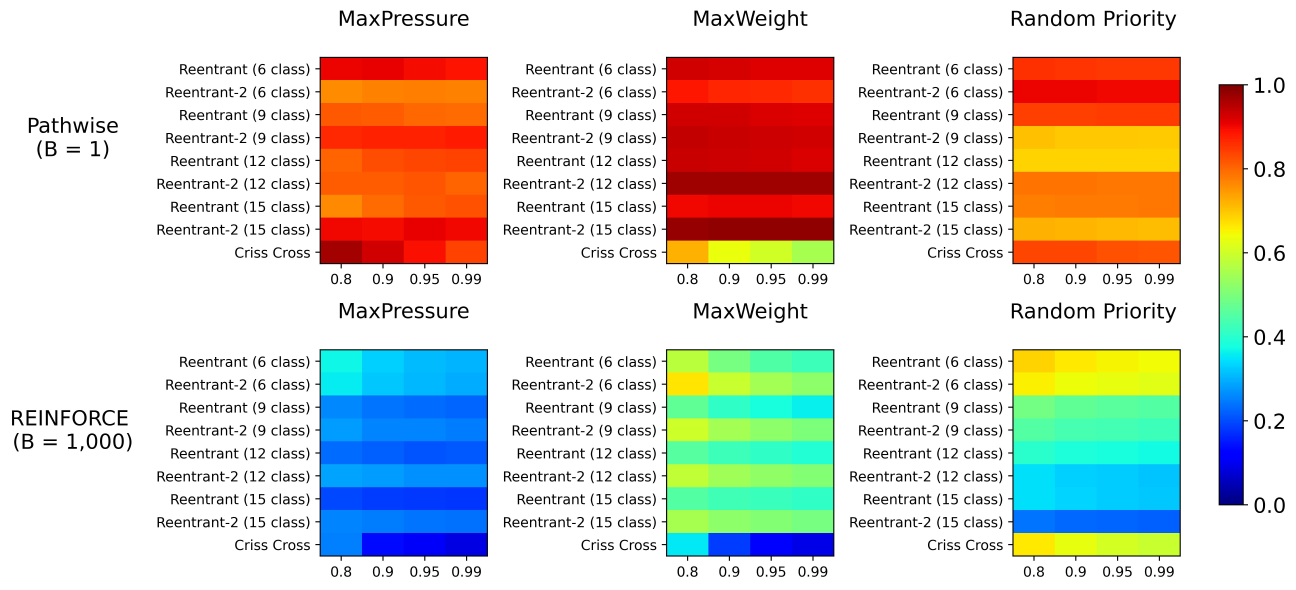
#> input picture differentiable-queueing/literature/arxiv_sources/che2024differentiable/plot/gradient_eval/gradient_comparsion_policy.jpg, 6480 x 2946 px (shown at 1/5 size)
$ python extract_paper_values.py
#> lines starting #> are read from the running program, lines starting #| are printed output that depends on the picture; after the words box and inside, x2 and y2 are one past the last pixel; in counts of white or black regions, pixels touching at a corner belong together
"""Numerically extract the paper's Figure 8 cell values by inverting the jet
colormap on the original high-res jpg (6480x2946). Panels are auto-detected by
projecting the colored-pixel mask; each panel is split into 9 rows x 4 cols and
the median color of each cell's central region is mapped to a value via
nearest-neighbor lookup in the jet LUT."""
import json
import os

import matplotlib
matplotlib.use('Agg')
import matplotlib.pyplot as plt
import numpy as np

HERE = os.path.dirname(os.path.abspath(__file__))
IMG = os.path.join(HERE, '..', '..', 'literature', 'arxiv_sources',
                   'che2024differentiable', 'plot', 'gradient_eval',
                   'gradient_comparsion_policy.jpg')
OUT = os.path.join(HERE, '..', '..', 'results', 'ask1', 'paper_fig8_values.json')

ROW_LABELS = ['Reentrant (6)', 'Reentrant-2 (6)', 'Reentrant (9)', 'Reentrant-2 (9)',
              'Reentrant (12)', 'Reentrant-2 (12)', 'Reentrant (15)', 'Reentrant-2 (15)',
              'Criss Cross']
RHOS = ['0.8', '0.9', '0.95', '0.99']
PANELS = [('pw', 'sMP'), ('pw', 'sMW'), ('pw', 'sPR'),
          ('rf', 'sMP'), ('rf', 'sMW'), ('rf', 'sPR')]


def bands(profile, min_gap, thresh_frac=0.15):
    on = profile > profile.max() * thresh_frac
    edges = np.flatnonzero(np.diff(on.astype(int)))
    if on[0]:
        edges = np.r_[0, edges]
    if on[-1]:
        edges = np.r_[edges, len(on) - 1]
    spans = [(edges[i], edges[i + 1]) for i in range(0, len(edges) - 1, 2)]
    # merge close spans
    merged = []
    for a, b in spans:
        if merged and a - merged[-1][1] < min_gap:
            merged[-1] = (merged[-1][0], b)
        else:
            merged.append((a, b))
    return merged


def main():
    img = plt.imread(IMG).astype(float)
    r, g, b = img[..., 0], img[..., 1], img[..., 2]
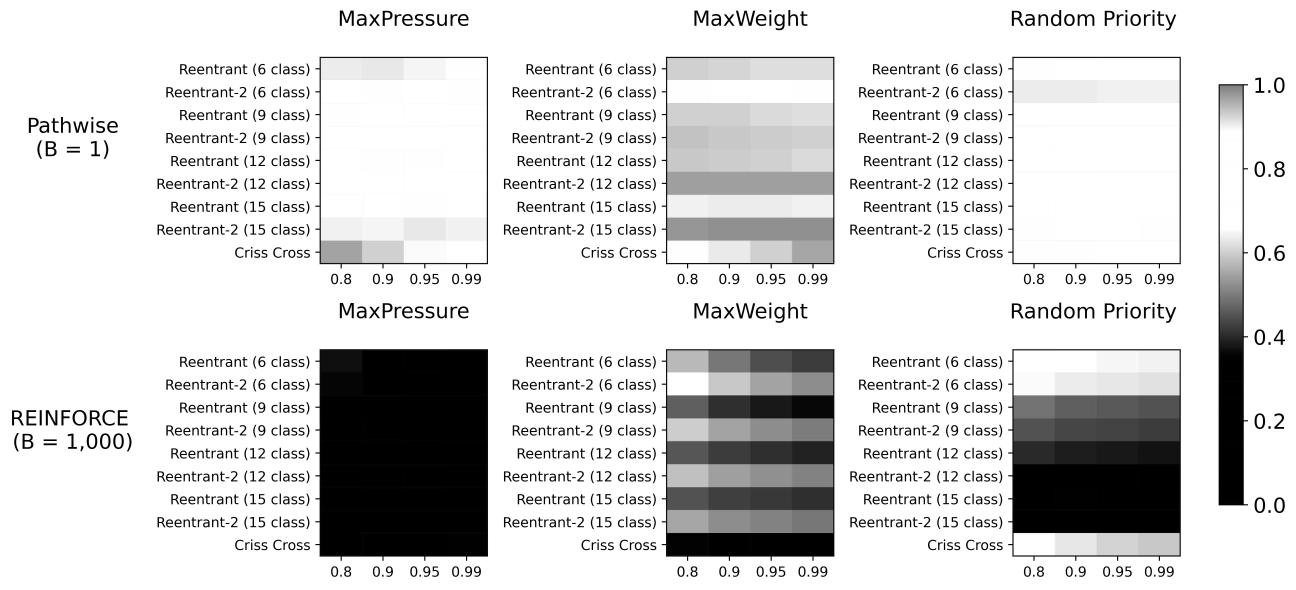
#> r: shape (2946, 6480) float64 (shown at 1/5 size); min 0, max 255, mean 213.9
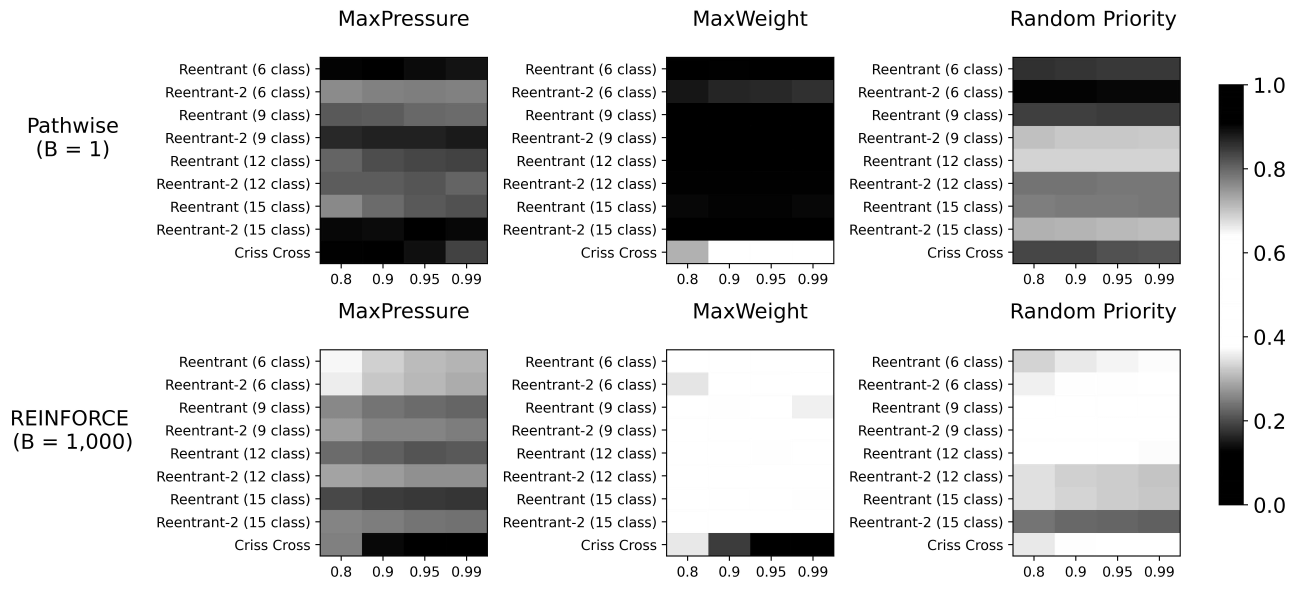
#> g: shape (2946, 6480) float64 (shown at 1/5 size); min 0, max 255, mean 208.9
    mx = np.maximum(np.maximum(r, g), b)
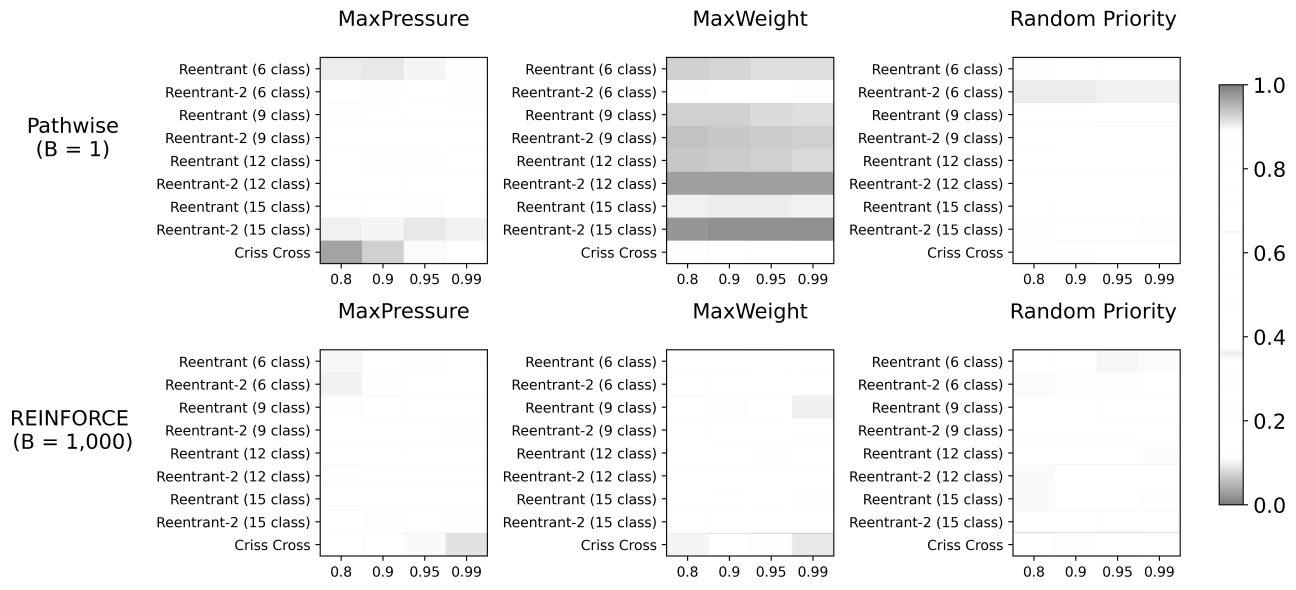
#> mx: shape (2946, 6480) float64 (shown at 1/5 size); min 0, max 255, mean 240.5
    mn = np.minimum(np.minimum(r, g), b)
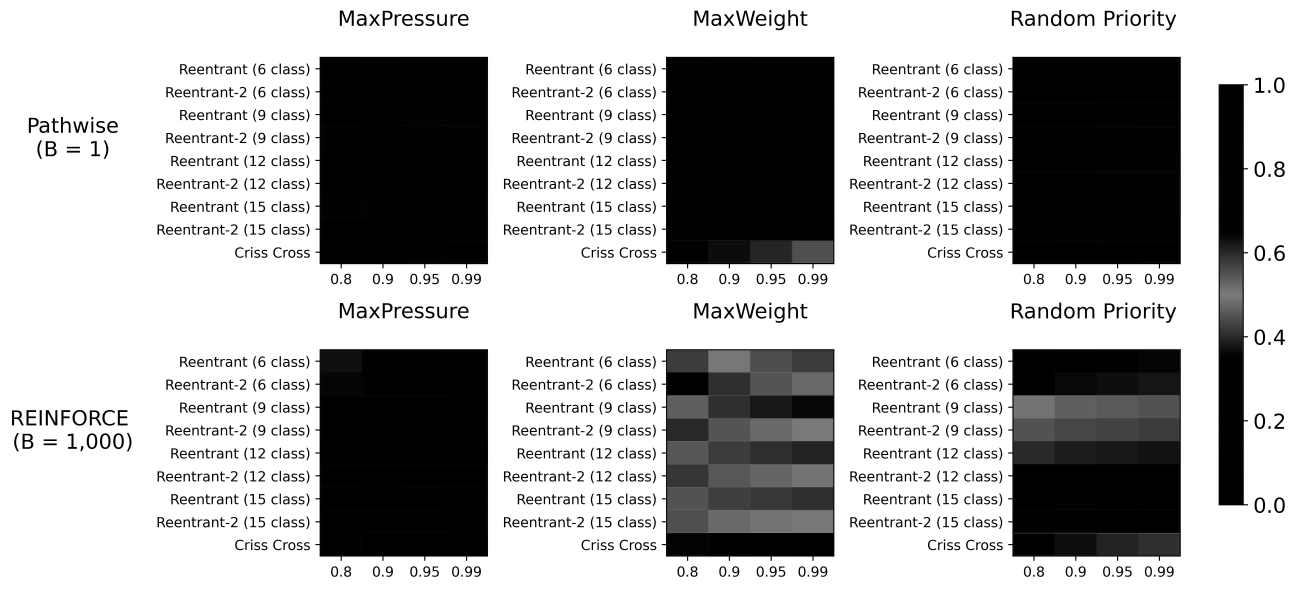
#> mn: shape (2946, 6480) float64 (shown at 1/5 size); min 0, max 255, mean 176.5
    colored = (mx - mn > 60) & (mx > 60)   # saturated & not near-black
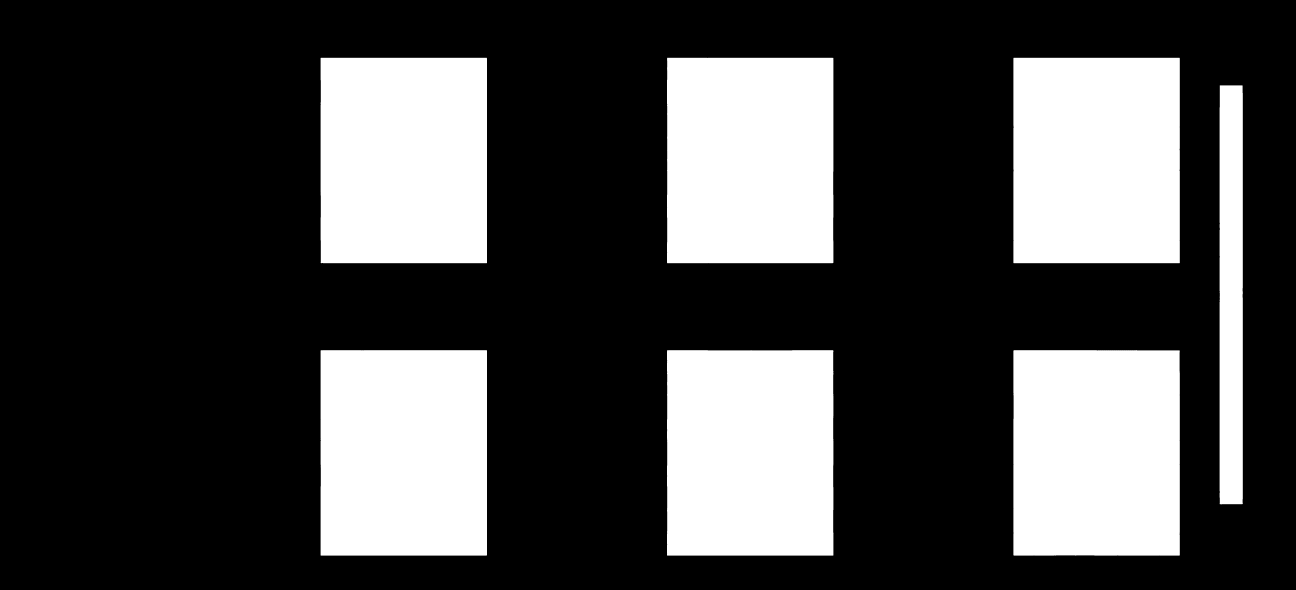
#> colored: shape (2946, 6480) bool (shown at 1/5 size); 28.1% white; 7 white regions, largest, box (x1, y1, x2, y2) and area: (5067, 289, 5899, 1316) 854419, (1603, 1751, 2435, 2778) 854339, (1603, 289, 2435, 1316) 854114
    # exclude colorbar: rightmost colored column band
    col_prof = colored.sum(0)
#> col_prof = 6480 values, max 2095 at index 6101, min 0 at index 0, mean 828
    xb = bands(col_prof, min_gap=80)
#> in bands, `edges = np.flatnonzero(np.diff(on.astype(int)))`: edges = [1602, 2434, 3334, 4166, 5066, 5898, 6097, 6213]
#> in bands, `spans = [(edges[i], edges[i + 1]) for i in range(0, len(edges) - 1, 2)]`: spans = [(1602, 2434), (3334, 4166), (5066, 5898), (6097, 6213)]
#> the loop in bands, `for a, b in spans:` made 4 passes
#> after the loop in bands, `for a, b in spans:`: merged has the same summary as spans
#> xb has the same summary as spans in bands
    xb = [s for s in xb if s[1] - s[0] > 300]           # drop thin bands (colorbar)
#> xb = [(1602, 2434), (3334, 4166), (5066, 5898)]
    row_prof = colored[:, xb[0][0]:xb[-1][1]].sum(1)
#> row_prof = 2946 values, max 2496 at index 2667, min 0 at index 0, mean 1738.3
    yb = bands(row_prof, min_gap=120)
#> the loop in bands (call 2), `for a, b in spans:` made 2 passes
#> (a, b) on passes 1 to 2: (288, 1315), (1750, 2777)
#> yb = [(288, 1315), (1750, 2777)]
    yb = [s for s in yb if s[1] - s[0] > 300]
    assert len(xb) == 3 and len(yb) == 2, (xb, yb)

    jet = plt.get_cmap('jet')(np.linspace(0, 1, 256))[:, :3] * 255

    def invert(rgb):
        return float(np.argmin(((jet - rgb) ** 2).sum(1)) / 255.0)

    values = {}
    for pi, (est_pol, (x0, x1), (y0, y1)) in enumerate(
            [(PANELS[j * 3 + i], xb[i], yb[j]) for j in range(2) for i in range(3)]):
        est, pol = est_pol
        H, W = y1 - y0, x1 - x0
        for ri, rlab in enumerate(ROW_LABELS):
            for ci, rho in enumerate(RHOS):
                cy = y0 + int((ri + 0.5) / 9 * H)
                cx = x0 + int((ci + 0.5) / 4 * W)
                patch = img[cy - H // 40: cy + H // 40, cx - W // 30: cx + W // 30]
                pr, pg, pb = patch[..., 0], patch[..., 1], patch[..., 2]
                pmx = np.maximum(np.maximum(pr, pg), pb)
                pmn = np.minimum(np.minimum(pr, pg), pb)
                sel = (pmx - pmn > 60) & (pmx > 60)     # drop text/grid pixels
                if sel.sum() < 10:
                    values[f'{est}|{pol}|{rlab}|{rho}'] = None
                    continue
                med = np.median(patch[sel].reshape(-1, 3), axis=0)
                values[f'{est}|{pol}|{rlab}|{rho}'] = round(invert(med), 3)
#> this loop made 6 passes
#> (est_pol, x0, x1, y0, y1, est, pol) on passes 1 to 6: (('pw', 'sMP'), 1602, 2434, 288, 1315, 'pw', 'sMP'), (('pw', 'sMW'), 3334, 4166, 288, 1315, 'pw', 'sMW'), (('pw', 'sPR'), 5066, 5898, 288, 1315, 'pw', 'sPR'), (('rf', 'sMP'), 1602, 2434, 1750, 2777, 'rf', 'sMP'), (('rf', 'sMW'), 3334, 4166, 1750, 2777, 'rf', 'sMW'), (('rf', 'sPR'), 5066, 5898, 1750, 2777, 'rf', 'sPR')
#> pr: shape (50, 54) float64; every value is 200
#> after the loop, values = 216 items

    with open(OUT, 'w') as f:
        json.dump(values, f, indent=1)
    print(f'saved {OUT}')
    print('\nCriss Cross row (paper values, jet-inverted):')
    print(f'{"":>4} {"sMP":>22} {"sMW":>22} {"sPR":>22}')
    for est in ['pw', 'rf']:
        for rho in RHOS:
            row = [values.get(f'{est}|{p}|Criss Cross|{rho}') for p in ['sMP', 'sMW', 'sPR']]
            print(f'{est} ρ={rho:<5} ' + '  '.join(f'{v:.2f}' if v is not None else ' -- ' for v in row))


if __name__ == '__main__':
    main()
